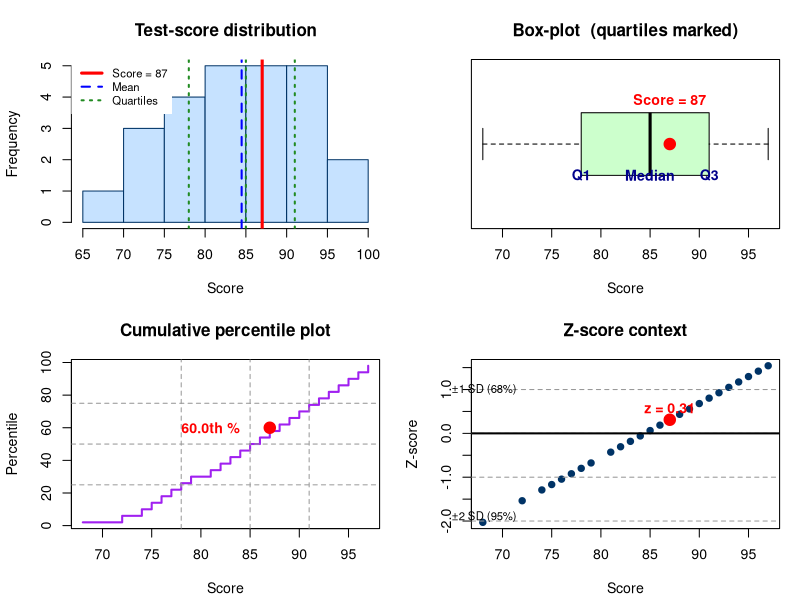
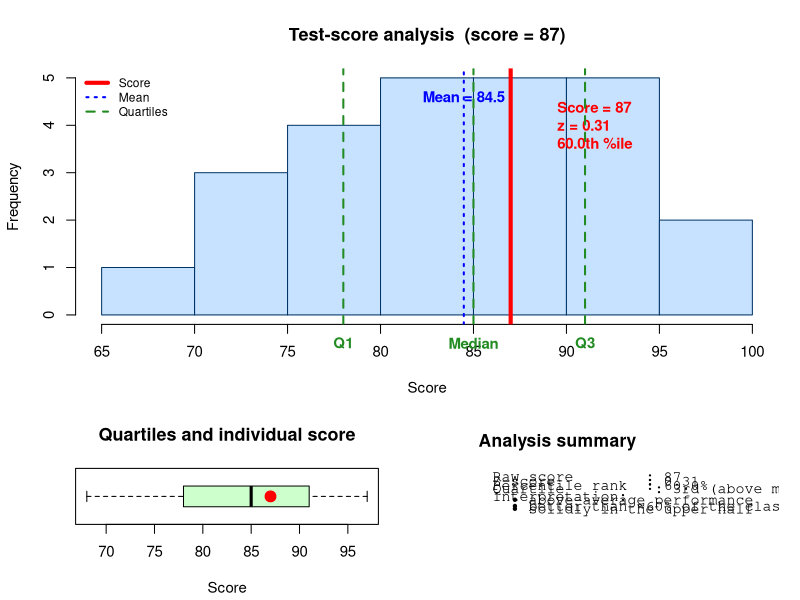

Source code (R) for these figures, in order:
##############################################################################
# Test‑Score Relative Standing – Clean‑layout version
#   • Non‑overlapping labels (dynamic offsets, use outer margins)
#   • Slightly smaller default label size (cex = 0.85)
##############################################################################

test_scores     <- c(68,72,74,75,76,77,78,79,81,82,83,84,85,
                     86,87,88,89,90,91,92,93,94,95,96,97)
analyzed_score  <- 87

mean_score      <- mean(test_scores)
sd_score        <- sd(test_scores)
quartiles       <- quantile(test_scores, probs = c(.25,.5,.75))
z_score         <- (analyzed_score - mean_score) / sd_score
percentile_rank <- mean(test_scores <= analyzed_score) * 100

##############################################################################
# 4‑panel figure -------------------------------------------------------------
##############################################################################
png("test_score_relative_standing.png", width = 1200, height = 800, res = 120)
par(mfrow = c(2, 2), mar = c(4.2, 4.2, 3.5, 1.2), cex = .85)  # add a touch of margin

## 1. Histogram --------------------------------------------------------------
h <- hist(test_scores, breaks = 8, col = "#c6e2ff", border = "#003366",
          main = "Test‑score distribution", xlab = "Score", ylab = "Frequency",
          xlim = c(65, 100))
abline(v = analyzed_score, col = "red",  lwd = 3)
abline(v = mean_score,    col = "blue", lwd = 2, lty = 2)
abline(v = quartiles,     col = "forestgreen", lwd = 2, lty = 3)

legend("topleft",
       legend = c(sprintf("Score = %d", analyzed_score), "Mean", "Quartiles"),
       col    = c("red", "blue", "forestgreen"),
       lwd    = c(3,2,2), lty = c(1,2,3), bg = "white", box.lty = 0, cex = .8)

## 2. Box‑plot ---------------------------------------------------------------
boxplot(test_scores, horizontal = TRUE, col = "#ccffcc",
        main = "Box‑plot  (quartiles marked)", xlab = "Score")

points(analyzed_score, 1, col = "red", pch = 19, cex = 1.8)
text(analyzed_score, 1.25, sprintf("Score = %d", analyzed_score),
     col = "red", font = 2, adj = c(.5,0))

# Quartile labels: place slightly above the line, centred
text(quartiles, rep(0.8, 3), labels = c("Q1","Median","Q3"),
     col = "blue4", font = 2, adj = .5)

## 3. Empirical‑percentile curve --------------------------------------------
sorted_scores       <- sort(test_scores)
percentile_positions <- (seq_along(sorted_scores) - 0.5) / length(sorted_scores) * 100

plot(sorted_scores, percentile_positions, type = "s", lwd = 2, col = "purple",
     main = "Cumulative percentile plot", xlab = "Score", ylab = "Percentile")

points(analyzed_score, percentile_rank, col = "red", pch = 19, cex = 1.8)

# place label to the left or right depending on location
h.offset  <- ifelse(analyzed_score > mean_score, -3,  3)
h.adjust  <- ifelse(h.offset < 0, 1, 0)  # right‑ or left‑justify
text(analyzed_score + h.offset, percentile_rank,
     sprintf("%.1fth %%", percentile_rank),
     col = "red", font = 2, adj = c(h.adjust, .5))

abline(h = c(25, 50, 75), col = "grey60", lty = 2)
abline(v = quartiles,       col = "grey60", lty = 2)

## 4. Z‑score context --------------------------------------------------------
z_scores_all <- (test_scores - mean_score) / sd_score
plot(test_scores, z_scores_all, pch = 19, col = "#003366",
     main = "Z‑score context", xlab = "Score", ylab = "Z‑score")
points(analyzed_score, z_score, col = "red", pch = 19, cex = 1.8)

v.offset <- ifelse(z_score > 0,  0.15, -0.15)
v.adjust <- ifelse(z_score > 0,  0,  1)
text(analyzed_score, z_score + v.offset,
     sprintf("z = %.2f", z_score),
     col = "red", font = 2, adj = c(.5, v.adjust))

abline(h = c(-2,-1,0,1,2), col = "grey60", lty = 2)
abline(h = 0, lwd = 2)           # mean line

# annotate SD ranges outside plotting region to keep it clear
usr <- par("usr"); xpd <- par("xpd"); par(xpd = NA)
text(usr[1] - 2,  1,  "±1 SD (68%)", cex = 0.8, adj = 0)
text(usr[1] - 2, -1.9,"±2 SD (95%)", cex = 0.8, adj = 0)
par(xpd = xpd)   # restore clipping

dev.off()

##############################################################################
# ── SINGLE‑PANEL “DASHBOARD”  (cleaned‑up layout) ───────────────────────────
##############################################################################
png("test_score_comprehensive.png", width = 1000, height = 650, res = 120)

layout(matrix(c(1,1,2,3), nrow = 2, byrow = TRUE), heights = c(2,1))
par(mar = c(4.2, 4.2, 3.8, 1.2), cex = .9)      # slightly larger text

## ── 1. HISTOGRAM ────────────────────────────────────────────────────────────
h <- hist(test_scores, breaks = 8, col = "#c6e2ff", border = "#003366",
          main = "Test‑score analysis  (score = 87)", xlab = "Score",
          ylab = "Frequency", xlim = c(65, 100))

hist_ymax <- max(h$counts)

# analysed score
abline(v = analyzed_score, col = "red", lwd = 4)
text(analyzed_score + 2.5,                  # → move right of red line
     hist_ymax * 0.80,                     # ↓ a bit lower
     sprintf("Score = %d\nz = %.2f\n%.1fth %%ile",
             analyzed_score, z_score, percentile_rank),
     col = "red", font = 2, adj = c(0, .5))

# quartile markings
abline(v = quartiles, col = "forestgreen", lwd = 2, lty = 2)
text(quartiles,
     rep(-0.6, 3),                         # ↓ farther below the axis
     labels = c("Q1", "Median", "Q3"),
     col = "forestgreen", font = 2, adj = .5, xpd = NA)

# mean
abline(v = mean_score, col = "blue", lwd = 2, lty = 3)
text(mean_score,
     hist_ymax * 0.92,
     sprintf("Mean = %.1f", mean_score),
     col = "blue", font = 2, adj = .5)

legend("topleft",
       legend = c("Score", "Mean", "Quartiles"),
       col    = c("red", "blue", "forestgreen"),
       lwd    = c(4, 2, 2), lty = c(1, 3, 2),
       bg = "white", box.lty = 0, cex = .8)

## ── 2. BOX‑PLOT ─────────────────────────────────────────────────────────────
boxplot(test_scores, horizontal = TRUE, col = "#ccffcc",
        main = "Quartiles and individual score", xlab = "Score")
points(analyzed_score, 1, col = "red", pch = 19, cex = 1.6)

## ── 3. SUMMARY “TABLE” ──────────────────────────────────────────────────────
plot.new(); plot.window(xlim = 0:1, ylim = 0:1)
mtext("Analysis summary", font = 2, cex = 1.05, side = 3, adj = 0.02, line = 1)

summary_lines <- c(
  sprintf("Raw score        : %d",   analyzed_score),
  sprintf("Z‑score          : %.2f", z_score),
  sprintf("Percentile rank  : %.1f%%", percentile_rank),
  "Quartile          : 3rd (above median)",
  "",
  "Interpretation:",
  "  • above‑average performance",
  "  • better than ≈60% of the class",
  "  • solidly in the upper half")

# print lines with consistent spacing
y <- 0.88
for (ln in summary_lines) {
  text(0.02, y, ln, adj = 0, family = "mono")
  y <- y - 0.08                     # uniform line spacing
}

dev.off()

cat("✓ test_score_comprehensive.png regenerated with improved layout\n")

